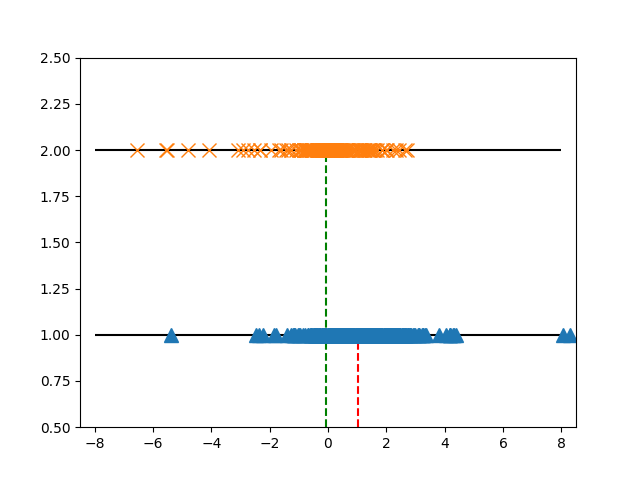

This figure's Python source:
import numpy as np
from matplotlib import pyplot as plt

#从txt中获取数据
def get_Data(filename):
	charactor = []
	tag = []
	with open(filename) as txtData:
		lines = txtData.readlines()
		for line in lines:
			line = line.strip().split(',')
			charactor.append([float(tk) for tk in line[0:-1]])
			tag.append(int(line[-1]))
		#print(charactor[0:5], tag[0:5])
	return np.array(charactor), np.array(tag)

#计算协方差矩阵
def Cal_cov_matrix(X):
	#print(X.shape)
	#print(X.mean(axis=0))
	#print((X - X.mean(axis=0))[0:2])
	cov_matrix = (X - X.mean(axis=0)).T.dot(X - X.mean(axis=0))
	return cov_matrix

def fit(X, y):
	#X.shape(748, 4), y.shape(748,)
	print(X.shape, y.shape)

	X = X.reshape(X.shape[0], -1)
	X0 = X[y == 0]
	X1 = X[y == 1]
	y = y.reshape(y.shape[0], -1)
	#print(X1[0:2], X2[0:2], y[0:5])

	#计算均值向量
	u0 = X0.mean(axis=0) #axis=0 是计算矩阵中每一列的均值(1是行)
	u1 = X1.mean(axis=0)
	#print(u1, u2)
	mean_diff = np.atleast_1d(u0 - u1)
	#print(mean_diff)
	mean_diff = mean_diff.reshape(X.shape[1], -1)
	#print(mean_diff)

	#计算两类的协方差矩阵
	S0 = Cal_cov_matrix(X0)
	S1 = Cal_cov_matrix(X1)
	#计算类内散度矩阵
	S_w = S0 + S1
	#计算w,其中w = S_w^{-1}(u0 - u1)
	w = np.linalg.pinv(S_w).dot(mean_diff)

	print('print projection direction w: \n', w)
	return w


def plot_lda(X, y, w):

    #得到投影后的坐标new_y
    X0 = X[y == 0]
    X1 = X[y == 1]
    projection_y0 = X0.dot(w)
    projection_y1 = X1.dot(w)
    y0_mean = projection_y0.mean()
    y1_mean = projection_y1.mean()
    
    print(projection_y0.max(), projection_y0.min(), projection_y1.max(), projection_y1.min())
    print(y0_mean, y1_mean)

    #print(new_y)
    plt.hlines(2, -8, 8)
    plt.hlines(1, -8, 8)
    #plt.vlines(1, 1, 20)
    plt.xlim(-8.5, 8.5)
    plt.ylim(0.5, 2.5)
    
    
    y0 = np.ones(np.shape(projection_y0))
    y1 = np.ones(np.shape(projection_y1))
    print(y0.shape, y1.shape)
    plt.plot(projection_y0 * 1000, y0, '^', ms=10)
    plt.plot(projection_y1 * 1000, 2 * y1, 'x', ms=10)
    
    plt.vlines(y0_mean * 1000, 0.5, 1, 'red', '--')
    plt.vlines(y1_mean * 1000, 0.5, 2, 'green', '--')
    plt.show()


if __name__ == '__main__':
	file_path = '/Users/yuqishi/Documents/machine_learning/data/输血服务中心数据集/blood_data.txt'
	#X,y都是numpy.ndarray型的
	X, y = get_Data(file_path)
	w = fit(X, y)
	plot_lda(X, y, w)


	
